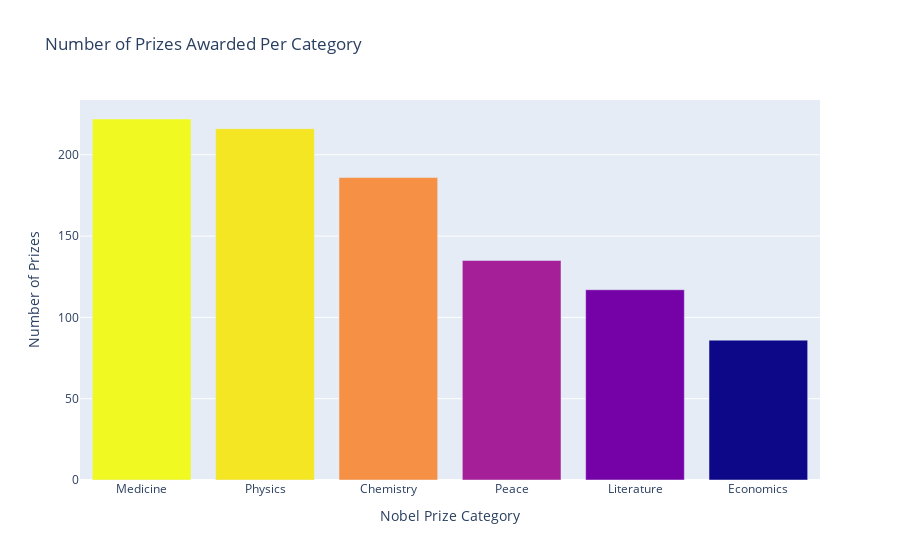

Write notebook code for a chart like this one.
### Code cell
prizes_per_category = df_data.category.value_counts()
v_bar = px.bar(
    x = prizes_per_category.index,
    y = prizes_per_category.values,
    color = prizes_per_category.values,
    title = "Number of Prizes Awarded Per Category"
)

v_bar.update_layout(
    xaxis_title='Nobel Prize Category',
    coloraxis_showscale=False,
    yaxis_title='Number of Prizes'
)

v_bar.show()

### Figure 1 — Plotly figure (JSON) as saved in the notebook; plotly's stock layout.template omitted (floating-point values rounded to 4 significant figures)
{"data": [{"alignmentgroup": "True", "hovertemplate": "x=%{x}<br>y=%{y}<br>color=%{marker.color}<extra></extra>", "legendgroup": "", "marker": {"color": [222, 216, 186, 135, 117, 86], "coloraxis": "coloraxis", "pattern": {"shape": ""}}, "name": "", "offsetgroup": "", "orientation": "v", "showlegend": false, "textposition": "auto", "type": "bar", "x": ["Medicine", "Physics", "Chemistry", "Peace", "Literature", "Economics"], "xaxis": "x", "y": [222, 216, 186, 135, 117, 86], "yaxis": "y"}], "layout": {"barmode": "relative", "coloraxis": {"colorbar": {"title": {"text": "color"}}, "colorscale": [[0, "#0d0887"], [0.1111, "#46039f"], [0.2222, "#7201a8"], [0.3333, "#9c179e"], [0.4444, "#bd3786"], [0.5556, "#d8576b"], [0.6667, "#ed7953"], [0.7778, "#fb9f3a"], [0.8889, "#fdca26"], [1, "#f0f921"]], "showscale": false}, "legend": {"tracegroupgap": 0}, "title": {"text": "Number of Prizes Awarded Per Category"}, "xaxis": {"anchor": "y", "domain": [0, 1], "title": {"text": "Nobel Prize Category"}}, "yaxis": {"anchor": "x", "domain": [0, 1], "title": {"text": "Number of Prizes"}}}}
